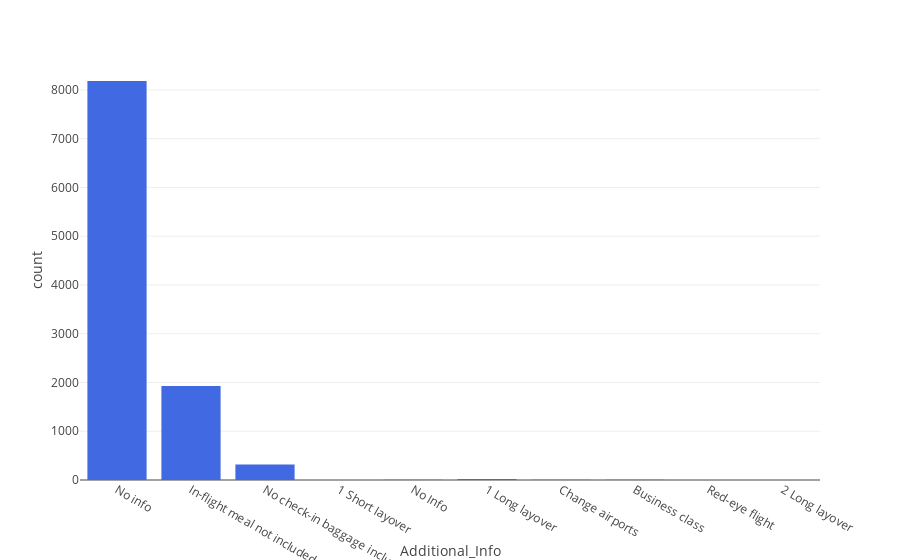

This figure's notebook cell:
### Markdown cell above
* Frequency Distribution of Additional Information Categories

### Code cell
px.histogram(data_frame=df, x="Additional_Info", color_discrete_sequence=['royalblue'])

### Figure 1 — Plotly figure (JSON) as saved in the notebook; plotly's stock layout.template omitted (floating-point values rounded to 4 significant figures; data arrays with more than 128 entries replaced by an {"elided": "..."} marker saying what was removed)
{"data": [{"alignmentgroup": "True", "bingroup": "x", "hovertemplate": "Additional_Info=%{x}<br>count=%{y}<extra></extra>", "legendgroup": "", "marker": {"color": "royalblue", "pattern": {"shape": ""}}, "name": "", "offsetgroup": "", "orientation": "v", "showlegend": false, "type": "histogram", "x": {"elided": "10462 str values"}, "xaxis": "x", "yaxis": "y"}], "layout": {"barmode": "relative", "legend": {"tracegroupgap": 0}, "margin": {"t": 60}, "xaxis": {"anchor": "y", "domain": [0, 1], "title": {"text": "Additional_Info"}}, "yaxis": {"anchor": "x", "domain": [0, 1], "title": {"text": "count"}}}}
